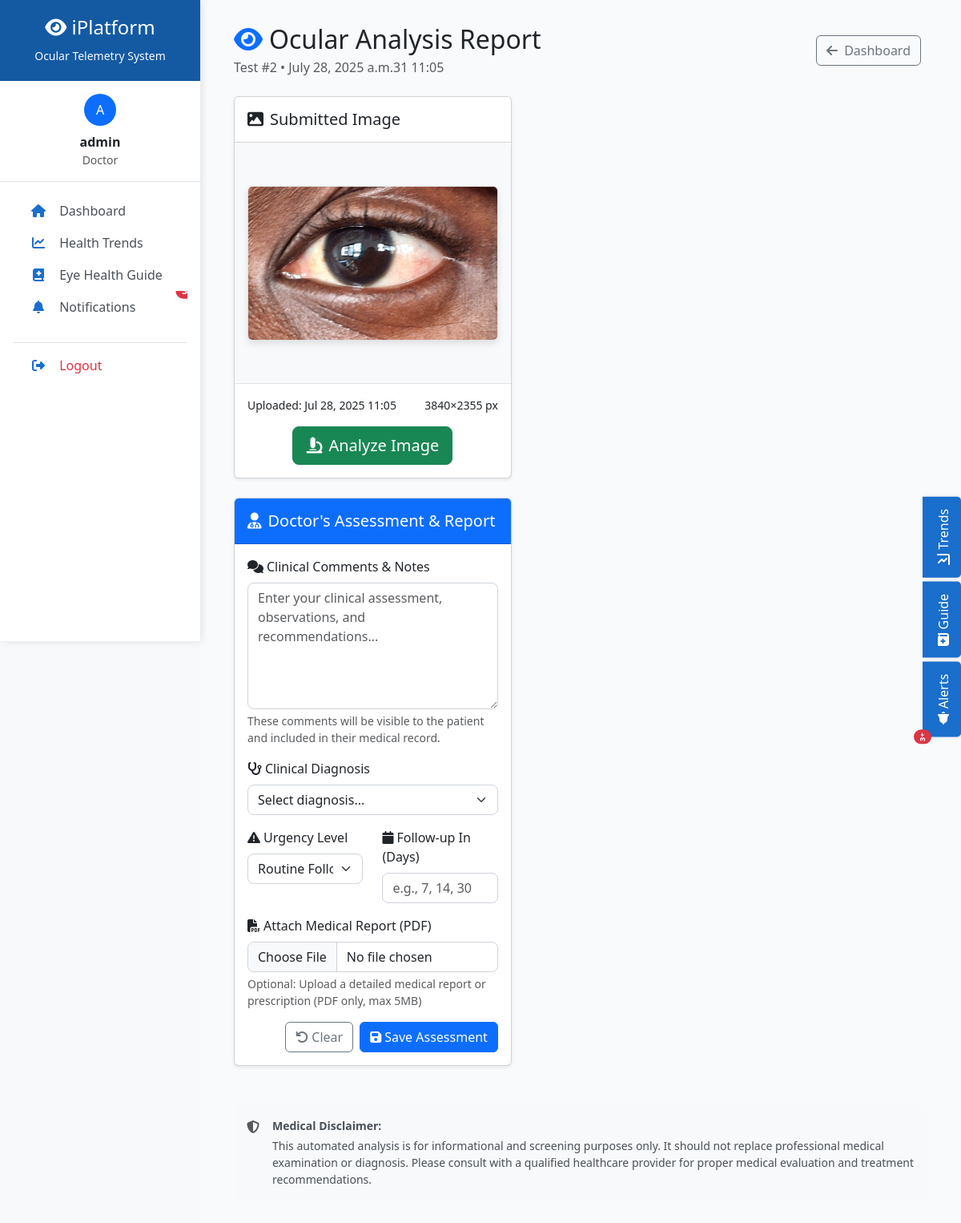
The app's page /analysis/2/ (signed in) with its own data.
### ocular/models.py (models this page shows, shortened)
class OcularImage(models.Model):
    patient = models.ForeignKey(User, on_delete=models.CASCADE)
    image = models.ImageField(upload_to='ocular_images/')
    notes = models.TextField(blank=True, null=True, help_text="Optional notes about the image")
    uploaded_at = models.DateTimeField(auto_now_add=True)
    is_analyzed = models.BooleanField(default=False)  # Just a flag for doctor review
    class Meta:
        ordering = ['-uploaded_at']

### ocular/views.py (the view)
# urls.py: path('analysis/<int:image_id>/', views.analysis_view, name='analysis'),
@login_required
def analysis_view(request, image_id):
    image = get_object_or_404(OcularImage, id=image_id)
    diagnosis = DoctorDiagnosis.objects.filter(image=image).first()
    if request.user.is_staff and request.method == 'POST':
        form = DiagnosisForm(request.POST, instance=diagnosis)
        if form.is_valid():
            diagnosis = form.save(commit=False)
            diagnosis.image = image
            diagnosis.doctor = request.user
            diagnosis.save()
            image.is_analyzed = True
            image.save()
            messages.success(request, 'Diagnosis saved successfully!')
            return redirect('dashboard')
    else:
        form = DiagnosisForm(instance=diagnosis) if request.user.is_staff else None
    return render(request, 'ocular/analysis.html', {
        'image': image,
        'form': form,
        'diagnosis': diagnosis
    })

### ocular/forms.py
class DiagnosisForm(forms.ModelForm):
    class Meta:
        model = DoctorDiagnosis
        fields = ['diagnosis_text']
        widgets = {
            'diagnosis_text': forms.Textarea(attrs={
                'class': 'form-control',
                'rows': 4,
                'placeholder': 'Enter your diagnosis and recommendations...'
            })
        }

### ocular/templates/ocular/analysis.html (shortened to what this page needs)
{% extends 'base.html' %}
{% load static %}
{% block content %}
<div class="container-fluid">
    <div class="d-flex justify-content-between align-items-center mb-4">
        <div>
            <h2 class="mb-1">
                <i class="fas fa-eye text-primary me-2"></i>Ocular Analysis Report
            </h2>
            <p class="text-muted mb-0">
                Test #{{ image.id }} • {{ image.uploaded_at|date:"F d, Y at H:i" }}
            </p>
        </div>
        <div>
            <a href="{% url 'dashboard' %}" class="btn btn-outline-secondary me-2">
                <i class="fas fa-arrow-left me-1"></i> Dashboard
            </a>
        </div>
    </div>
    <div class="row">
        <div class="col-lg-5">
            <div class="card shadow-sm mb-4">
                <div class="card-header bg-white py-3">
                    <h5 class="mb-0">
                        <i class="fas fa-image me-2"></i>Submitted Image
                    </h5>
                </div>
                <div class="card-body p-0">
                    <div class="image-container p-3">
                        <img src="{{ image.image.url }}" class="img-fluid rounded border" alt="Ocular image for analysis">
                    </div>
                    <div class="p-3 border-top text-center">
                        <div class="d-flex justify-content-between small mb-3">
                            <span>Uploaded: {{ image.uploaded_at|date:"M d, Y H:i" }}</span>
                            <span>{{ image.image.width }}×{{ image.image.height }} px</span>
                        </div>
                        {% if not image.is_analyzed %}
                        <button class="btn btn-success btn-lg" onclick="startAnalysis()" id="analyzeBtn">
                            <i class="fas fa-microscope me-2"></i>Analyze Image
                        </button>
                        {% else %}
                        <div class="alert alert-success">
                            <i class="fas fa-check-circle me-2"></i>Analysis completed
                        </div>
                        {% endif %}
                    </div>
                </div>
            </div>
            {% if user.is_staff %}
            <div class="card shadow-sm mb-4" id="doctorFeedbackSection">
                <div class="card-header bg-primary text-white py-3">
                    <h5 class="mb-0">
                        <i class="fas fa-user-md me-2"></i>Doctor's Assessment & Report
                    </h5>
                </div>
                <div class="card-body">
                    <form id="doctorFeedbackForm" enctype="multipart/form-data">
                        <div class="mb-3">
                            <label for="doctorComments" class="form-label">
                                <i class="fas fa-comments me-1"></i>Clinical Comments & Notes
                            </label>
                            <textarea class="form-control" id="doctorComments" name="doctor_comments"
                                      rows="6" placeholder="Enter your clinical assessment, observations, and recommendations...">{{ image.doctor_comments|default:'' }}</textarea>
                            <div class="form-text">
                                These comments will be visible to the patient and included in their medical record.
                            </div>
                        </div>
                        <div class="mb-3">
                            <label for="clinicalDiagnosis" class="form-label">
                                <i class="fas fa-stethoscope me-1"></i>Clinical Diagnosis
                            </label>
                            <select class="form-select" id="clinicalDiagnosis" name="clinical_diagnosis">
                                <option value="">Select diagnosis...</option>
                            </select>
                        </div>
                        <div class="row mb-3">
                            <div class="col-md-6">
                                <label for="urgencyLevel" class="form-label">
                                    <i class="fas fa-exclamation-triangle me-1"></i>Urgency Level
                                </label>
                                <select class="form-select" id="urgencyLevel" name="urgency_level">
                                    <option value="routine" {% if image.urgency_level == 'routine' %}selected{% endif %}>Routine Follow-up</option>
                                </select>
                            </div>
                            <div class="col-md-6">
                                <label for="followUpDays" class="form-label">
                                    <i class="fas fa-calendar me-1"></i>Follow-up In (Days)
                                </label>
                                <input type="number" class="form-control" id="followUpDays" name="follow_up_days"
                                       value="{{ image.follow_up_days|default:'' }}" placeholder="e.g., 7, 14, 30">
                            </div>
                        </div>
                        <div class="mb-3">
                            <label for="reportFile" class="form-label">
                                <i class="fas fa-file-pdf me-1"></i>Attach Medical Report (PDF)
                            </label>
                            <input type="file" class="form-control" id="reportFile" name="report_file"
                                   accept=".pdf">
                            <div class="form-text">
                                Optional: Upload a detailed medical report or prescription (PDF only, max 5MB)
                            </div>
                        </div>
                        <div class="d-grid gap-2 d-md-flex justify-content-md-end">
                            <button type="button" class="btn btn-outline-secondary" onclick="clearForm()">
                                <i class="fas fa-undo me-1"></i>Clear
                            </button>
                            <button type="submit" class="btn btn-primary">
                                <i class="fas fa-save me-1"></i>Save Assessment
                            </button>
                        </div>
                    </form>
                </div>
            </div>
            {% endif %}
        </div>
        <div class="col-lg-7">
        </div>
    </div>
    <div class="row mt-4">
        <div class="col-12">
            <div class="alert alert-light border-0 bg-light">
                <div class="d-flex">
                    <i class="fas fa-shield-alt text-muted mt-1 me-3"></i>
                    <div>
                        <p class="small mb-1"><strong>Medical Disclaimer:</strong></p>
                        <p class="small mb-0">This automated analysis is for informational and screening purposes only. It should not replace professional medical examination or diagnosis. Please consult with a qualified healthcare provider for proper medical evaluation and treatment recommendations.</p>
                    </div>
                </div>
            </div>
        </div>
    </div>
</div>
{% endblock %}

### ocular/templates/base.html (shortened to what this page needs)
<!DOCTYPE html>
<html lang="en">
<head>
    <link href="https://cdn.jsdelivr.net/npm/bootstrap@5.3.0/dist/css/bootstrap.min.css" rel="stylesheet">
    <link rel="stylesheet" href="https://cdnjs.cloudflare.com/ajax/libs/font-awesome/6.4.0/css/all.min.css">
</head>
<body>
    <div class="sidebar" id="sidebar">
        <div class="logo-area text-center">
            <h4><i class="fas fa-eye"></i> iPlatform</h4>
            <small class="text-light">Ocular Telemetry System</small>
        </div>
        <div class="user-info p-3 text-center border-bottom">
            <div class="avatar bg-primary text-white rounded-circle d-inline-flex align-items-center justify-content-center" style="width: 40px; height: 40px;">
                {{ user.username|first|upper }}
            </div>
            <div class="mt-2">
                <strong>{{ user.username }}</strong>
                <div class="text-muted small">
                    {% if user.is_staff %}Doctor{% else %}Patient{% endif %}
                </div>
            </div>
        </div>
        <nav class="nav flex-column p-3">
            <a class="nav-link {% if request.path == '/' %}active{% endif %}" href="{% url 'dashboard' %}">
                <i class="fas fa-home"></i> Dashboard
            </a>
            <a class="nav-link" onclick="togglePanel('health-trends')">
                <i class="fas fa-chart-line"></i> Health Trends
            </a>
            <a class="nav-link" onclick="togglePanel('eye-guide')">
                <i class="fas fa-book-medical"></i> Eye Health Guide
            </a>
            <a class="nav-link" onclick="togglePanel('notifications')">
                <i class="fas fa-bell"></i> Notifications
                <span class="position-absolute top-0 start-100 translate-middle badge rounded-pill bg-danger">
                    3+
                </span>
            </a>
            <div class="mt-4 pt-2 border-top">
                <a href="{% url 'logout' %}" class="nav-link text-danger">
                    <i class="fas fa-sign-out-alt"></i> Logout
                </a>
            </div>
        </nav>
    </div>
    <div class="main-content" id="mainContent">
        {% block content %}{% endblock %}
    </div>
    <div class="info-tabs">
        <div class="info-tab" onclick="togglePanel('health-trends')">
            <i class="fas fa-chart-line me-2"></i> Trends
        </div>
        <div class="info-tab" onclick="togglePanel('eye-guide')">
            <i class="fas fa-book-medical me-2"></i> Guide
        </div>
        <div class="info-tab" onclick="togglePanel('notifications')">
            <i class="fas fa-bell me-2"></i> Alerts
            <span class="position-absolute top-0 start-100 translate-middle badge rounded-pill bg-danger" style="font-size: 0.6rem;">
                3+
            </span>
        </div>
    </div>
</body>
</html>

### ocular/templates/base.html (style rules this page uses)
:root { --medical-blue: #1a6ecc; --diagnostic-red: #e63946; --healthy-green: #2a9d8f; --neutral-light: #f8f9fa; --warning-orange: #f4a261; --info-blue: #457b9d; }
body { font-family: 'Segoe UI', Tahoma, Geneva, Verdana, sans-serif; background-color: var(--neutral-light); }
.sidebar { width: 250px; background: white; box-shadow: 2px 0 10px rgba(0,0,0,0.1); height: 100vh; position: fixed; z-index: 1000; transition: transform 0.3s ease; }
.main-content { margin-left: 250px; padding: 30px; background-color: #f8fafc; min-height: 100vh; transition: margin-left 0.3s ease; }
.logo-area { background: var(--medical-blue); padding: 20px; color: white; transition: background-color 0.3s; }
.nav-link { color: #495057; border-left: 4px solid transparent; transition: all 0.3s; position: relative; overflow: hidden; }
.nav-link i { width: 24px; text-align: center; margin-right: 10px; color: var(--medical-blue); transition: transform 0.3s; }
.info-tabs { position: fixed; top: 50%; right: 0; transform: translateY(-50%); z-index: 1040; }
.info-tab { writing-mode: vertical-rl; transform: rotate(180deg); padding: 15px 10px; margin-bottom: 5px; cursor: pointer; border-radius: 5px 0 0 5px; background: var(--medical-blue); color: white; font-weight: 500; transition: all 0.3s; box-shadow: -2px 0 5px rgba(0,0,0,0.1); }

### ocular/templates/ocular/analysis.html (style rules this page uses)
.image-container { background-color: #f8f9fa; text-align: center; min-height: 300px; display: flex; align-items: center; justify-content: center; border-radius: 8px; }
.image-container img { max-height: 400px; width: auto; max-width: 100%; object-fit: contain; box-shadow: 0 4px 8px rgba(0,0,0,0.1); }
#doctorFeedbackForm .form-control, #doctorFeedbackForm .form-select { border-radius: 8px; border: 1px solid #ced4da; }
#doctorComments { resize: vertical; min-height: 120px; }

### records on screen
OcularImage: id "2", uploaded_at "July 28, 2025 a.m.31 11:05", image (picture), uploaded_at "Jul 28, 2025 11:05", image.width "3840", image.height "2355"

### other values on screen
{{ user.username|first|upper }} "A"
{{ user.username }} "admin"
